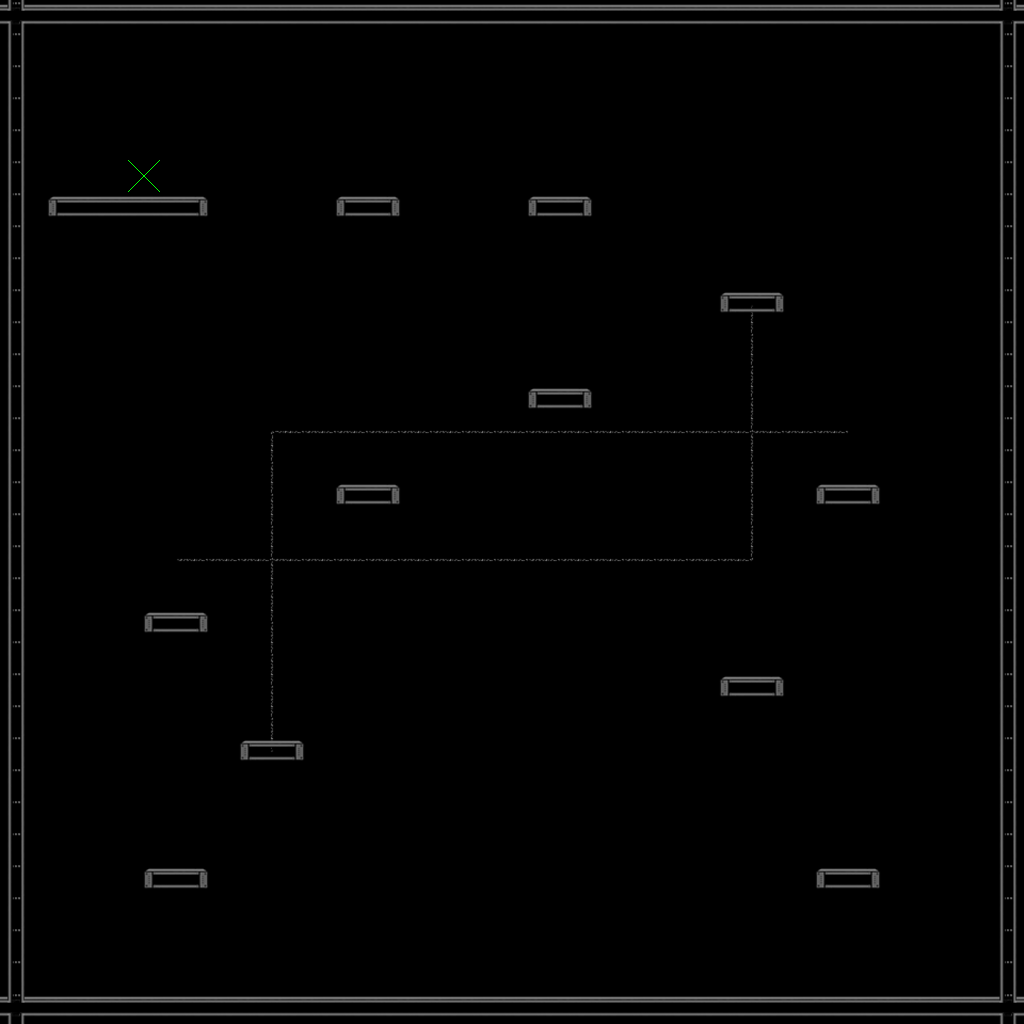

This game map was drawn from its Tiled (.tmx) file and the tilesets committed beside it. A one-line description and the trimmed map source follow:
An orthogonal 32x32 tile map with 32x32 px tiles, 3 tile layers (lifts, cables, platforms).

<map version="1.5" tiledversion="1.5.0" orientation="orthogonal" renderorder="right-down" width="32" height="32" tilewidth="32" tileheight="32" infinite="0" nextlayerid="4" nextobjectid="1">
 <tileset firstgid="1" name="tileset" tilewidth="32" tileheight="32" spacing="2" margin="1" tilecount="64" columns="8">
  <image source="tileset.png" width="272" height="272" />
 </tileset>
 <layer id="3" name="lifts" width="32" height="32">
  <data>[1024 cells, 0 non-empty, 0 distinct tile ids]</data>
 </layer>
 <layer id="2" name="cables" width="32" height="32">
  <data>[1024 cells, 54 non-empty, 9 distinct tile ids]</data>
 </layer>
 <layer id="1" name="platforms" width="32" height="32">
  <data>[1024 cells, 168 non-empty, 16 distinct tile ids]</data>
 </layer>
</map>
